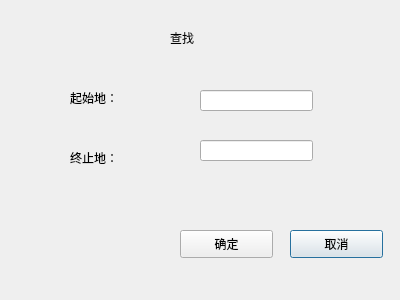
<?xml version="1.0" encoding="UTF-8"?>
<ui version="4.0">
 <class>search</class>
 <widget class="QDialog" name="search">
  <property name="geometry">
   <rect>
    <x>0</x>
    <y>0</y>
    <width>400</width>
    <height>300</height>
   </rect>
  </property>
  <property name="windowTitle">
   <string>Dialog</string>
  </property>
  <widget class="QLineEdit" name="FromEdit">
   <property name="geometry">
    <rect>
     <x>200</x>
     <y>90</y>
     <width>113</width>
     <height>21</height>
    </rect>
   </property>
  </widget>
  <widget class="QLineEdit" name="ToEdit">
   <property name="geometry">
    <rect>
     <x>200</x>
     <y>140</y>
     <width>113</width>
     <height>21</height>
    </rect>
   </property>
  </widget>
  <widget class="QLabel" name="label">
   <property name="geometry">
    <rect>
     <x>70</x>
     <y>90</y>
     <width>72</width>
     <height>15</height>
    </rect>
   </property>
   <property name="text">
    <string>起始地：</string>
   </property>
  </widget>
  <widget class="QLabel" name="label_2">
   <property name="geometry">
    <rect>
     <x>70</x>
     <y>150</y>
     <width>72</width>
     <height>15</height>
    </rect>
   </property>
   <property name="text">
    <string>终止地：</string>
   </property>
  </widget>
  <widget class="QLabel" name="label_3">
   <property name="geometry">
    <rect>
     <x>170</x>
     <y>30</y>
     <width>72</width>
     <height>15</height>
    </rect>
   </property>
   <property name="text">
    <string>查找</string>
   </property>
  </widget>
  <widget class="QPushButton" name="cancelButton">
   <property name="geometry">
    <rect>
     <x>290</x>
     <y>230</y>
     <width>93</width>
     <height>28</height>
    </rect>
   </property>
   <property name="text">
    <string>取消</string>
   </property>
  </widget>
  <widget class="QPushButton" name="confirmButton">
   <property name="geometry">
    <rect>
     <x>180</x>
     <y>230</y>
     <width>93</width>
     <height>28</height>
    </rect>
   </property>
   <property name="text">
    <string>确定</string>
   </property>
  </widget>
 </widget>
 <tabstops>
  <tabstop>FromEdit</tabstop>
  <tabstop>ToEdit</tabstop>
  <tabstop>confirmButton</tabstop>
  <tabstop>cancelButton</tabstop>
 </tabstops>
 <resources/>
 <connections/>
</ui>
